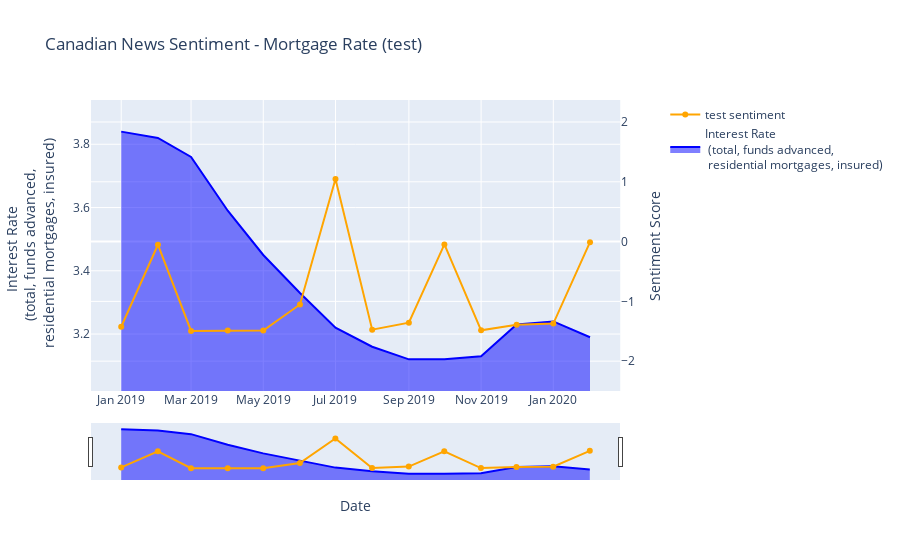

Here is the notebook cell this chart was saved with:
### Code cell
source_name = "CBC"

test_fig = plot_combined_graph(test_mrg_df, mixedsource_senti_df.query('source==@source_name '), test_indicator_name, test_title)
test_fig.show()

### Figure 1 — Plotly figure (JSON) as saved in the notebook; plotly's stock layout.template omitted (floating-point values rounded to 4 significant figures)
{"data": [{"fill": "tonexty", "line": {"color": "blue"}, "mode": "lines", "name": "Interest Rate  <br> (total, funds advanced, <br> residential mortgages, insured)", "type": "scatter", "x": ["2019-01-01", "2019-02-01", "2019-03-01", "2019-04-01", "2019-05-01", "2019-06-01", "2019-07-01", "2019-08-01", "2019-09-01", "2019-10-01", "2019-11-01", "2019-12-01", "2020-01-01", "2020-02-01"], "xaxis": "x", "y": [3.84, 3.82, 3.76, 3.59, 3.45, 3.33, 3.22, 3.16, 3.12, 3.12, 3.13, 3.23, 3.24, 3.19], "yaxis": "y"}, {"line": {"color": "orange"}, "name": "test sentiment", "type": "scatter", "x": ["2019-01-01", "2019-02-01", "2019-03-01", "2019-04-01", "2019-05-01", "2019-06-01", "2019-07-01", "2019-08-01", "2019-09-01", "2019-10-01", "2019-11-01", "2019-12-01", "2020-01-01", "2020-02-01"], "xaxis": "x", "y": [-1.424, -0.05226, -1.495, -1.486, -1.489, -1.051, 1.047, -1.472, -1.356, -0.04732, -1.483, -1.389, -1.371, -0.01022, -1.45, -1.49, -1.492, -1.114, -1.246, -0.04259, -1.117, -0.2367, 1.003, -0.06452, -1.228, -1.497, 1.368, -1.414, -1.286, -1.386, -1.436, -0.4346, -1.442, 0.0556, -0.07459, 0.09629, -1.494, -1.464, -0.01837, -1.469, -1.176, -1.244, -1.467, 0.3089, -1.353, -1.471, -1.482, -1.207, -1.46, -1.312, -0.3093, -1.472, -1.467, -1.496, -1.487, -1.16, -1.204, -1.486, -0.4026, -0.05605, -1.009, -1.49, -0.9935, -1.047, -0.0157, -1.484, -1.306, -1.066, -0.0153, -1.498, -1.495, -1.498, -0.9752, -1.284, -1.48, -0.01337, 0.137, 0.975, 0.01962, -0.9953, -0.2144, -1.48, -1.45, -1.48, -1.498, -1.49, -1.268, -1.486, -1.497, -1.016, 0.2374, -1.499, -0.2721, -1.44, -1.494, -1.161, -1.41], "yaxis": "y2"}], "layout": {"title": {"text": "Canadian News Sentiment - Mortgage Rate (test)"}, "xaxis": {"anchor": "y", "domain": [0, 0.94], "rangeslider": {"visible": true}, "title": {"text": "Date"}}, "yaxis": {"anchor": "x", "autorange": false, "domain": [0, 1], "range": [3.02, 3.94], "title": {"text": "Interest Rate  <br> (total, funds advanced, <br> residential mortgages, insured)"}}, "yaxis2": {"anchor": "x", "overlaying": "y", "range": [-2.499, 2.368], "side": "right", "title": {"text": "Sentiment Score"}}}}
